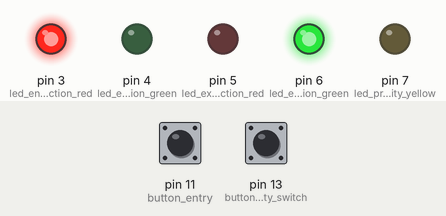
Bench run of a sketch on a simulated Arduino Uno, built with avr-gcc and run on an emulated ATmega328P. On the bench: output pins drawn as LEDs (lit = HIGH). The test bench sets the inputs (shaded band); at power-on: pin 11 (button_entry) HIGH, pin 13 (button_priority_switch) HIGH.

Above: at 1.2 s.
1.3 s: pin 11 (button_entry) pulled LOW for 0.25 s
At 2.4 s:
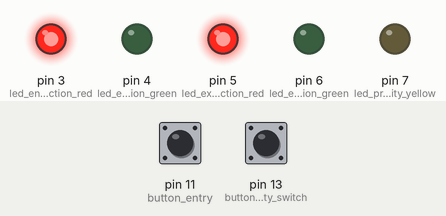
At 4.7 s:
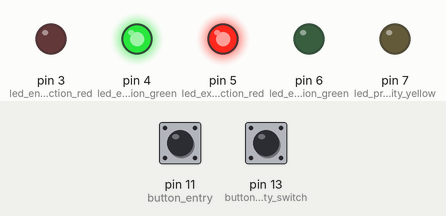
Timing chart, 0 to 13.9 s (numbered marks = the images above; inputs shaded):
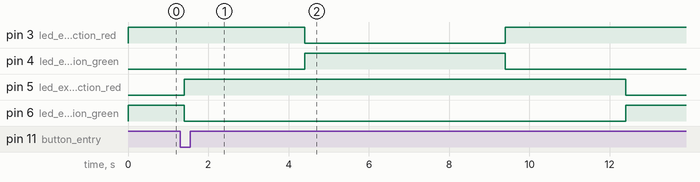

Measured:
- after the input at 1.3 s, pin 3 (led_entry_direction_red): HIGH → LOW after 3.1 s, → HIGH 5.0 s later; pin 4 (led_entry_direction_green): LOW → HIGH after 3.1 s, → LOW 5.0 s later; pin 5 (led_exit_direction_red): LOW → HIGH after 0.10 s, → LOW 11.0 s later; pin 6 (led_exit_direction_green): HIGH → LOW after 0.10 s, → HIGH 11.0 s later

The sketch:

traffic_lights.ino
```cpp
typedef unsigned int Uint;

//Setup of variables describing the output channels
const Uint led_entry_direction_red = 3;
const Uint led_entry_direction_green = 4;
const Uint led_exit_direction_red = 5;
const Uint led_exit_direction_green = 6;

//This yellow light is used to indicate the current priority state
const Uint led_priority_yellow = 7;

//Setup of variables describing the input channels
const Uint button_entry = 11;
const Uint button_exit = 12;
const Uint button_priority_switch = 13;

//Setup of additional variables
bool switching = false;
bool entry_priority = false;
Uint active_button;

void setup()
{
  //Declare All the LEDs as output
  pinMode(led_entry_direction_red, OUTPUT);
  pinMode(led_entry_direction_green, OUTPUT);
  pinMode(led_exit_direction_red, OUTPUT);
  pinMode(led_exit_direction_green, OUTPUT);
  pinMode(led_priority_yellow, OUTPUT);

  //Declare All the BUTTONs as input
  pinMode(button_entry, INPUT_PULLUP);
  pinMode(button_exit, INPUT_PULLUP);
  pinMode(button_priority_switch, INPUT_PULLUP);

  if (entry_priority)
  {
    activate_light(led_entry_direction_green);
    activate_light(led_exit_direction_red);
    active_button = button_exit;
  }
  else
  {
    activate_light(led_exit_direction_green);
    activate_light(led_entry_direction_red);
    active_button = button_entry;
  }
}

void activate_light(Uint i_light_to_activate)
{
  digitalWrite(i_light_to_activate, HIGH);
  shut_down_light(i_light_to_activate);
}

void shut_down_light(Uint i_opposite_to_shutdown)
{
  Uint light_to_shut = (i_opposite_to_shutdown == led_entry_direction_green) ? led_entry_direction_red :
                       (i_opposite_to_shutdown == led_entry_direction_red) ? led_entry_direction_green :
                       (i_opposite_to_shutdown == led_exit_direction_green) ? led_exit_direction_red :
                       led_exit_direction_green;

  digitalWrite(light_to_shut, LOW);
}

void loop()
{
  int active_button_state = digitalRead(active_button);
  int switch_priority_button_state = digitalRead(button_priority_switch);

  if (!switching)
  {
    if (active_button_state == LOW)
    {
      switch_traffic_lights(true);
    }

    if (switch_priority_button_state == LOW)
    {
      switch_priority();
    }
  }

  delay(200);
}

void switch_traffic_lights(bool restore_after_switch)
{
  switching = true;

  Uint red_to_start_on_restore, ignore_res;

  if (entry_priority)
  {
    red_to_start_on_restore = switch_lights(led_entry_direction_red, true);
  }
  else
  {
    red_to_start_on_restore = switch_lights(led_exit_direction_red, true);
  }


  if (restore_after_switch)
  {
    ignore_res = switch_lights(red_to_start_on_restore, false);
  }

  switching = false;
}

//start by switching the current green light to red light
Uint switch_lights(Uint i_light_to_start_with, bool wait_befor_restore)
{
  activate_light(i_light_to_start_with);
  delay(3000);

  Uint green_to_turn_on = (i_light_to_start_with == led_entry_direction_red) ?
                          led_exit_direction_green :  led_entry_direction_green;

  activate_light(green_to_turn_on);

  if (wait_befor_restore)
  {
    delay(5000);
  }

  return (i_light_to_start_with == led_entry_direction_red) ?
    led_exit_direction_red : led_entry_direction_red;
}

void switch_priority()
{
  switching = true;

  Uint priority_to_write = (entry_priority == false) ? HIGH : LOW;
  digitalWrite(led_priority_yellow, priority_to_write);

  active_button = (entry_priority == false) ? button_exit : button_entry;

  switch_traffic_lights(false);

  entry_priority = (entry_priority == false) ? true : false;

  switching = false;
}
```
